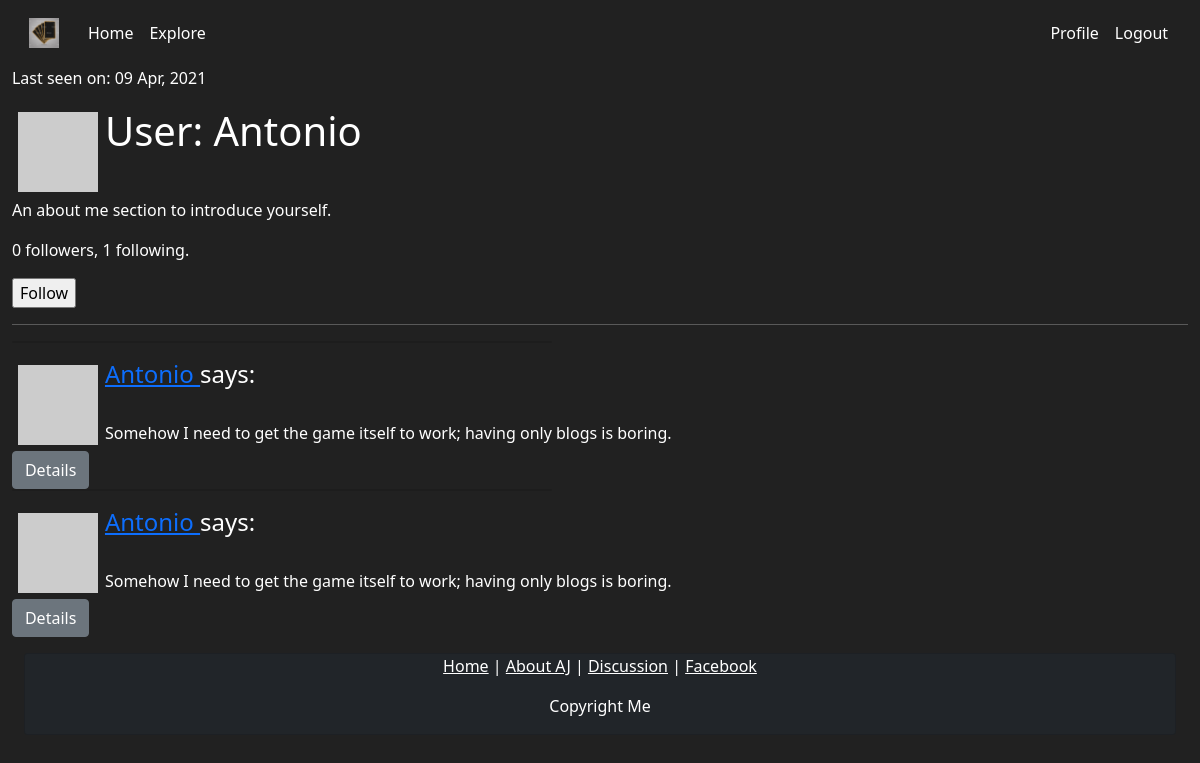
Page /user/Antonio (signed in) on the committed database.
### app/models.py (models this page shows, shortened)
class User(UserMixin, db.Model):
    id = db.Column(db.Integer, primary_key=True)
    username = db.Column(db.String(64), index=True, unique=True)
    email = db.Column(db.String(120), index=True, unique=True)
    password_hash = db.Column(db.String(128))
    posts = db.relationship('Post', backref='author', lazy='dynamic')
    about_me = db.Column(db.String(140))
    last_seen = db.Column(db.DateTime, default=datetime.utcnow)
    def avatar(self, size):
        digest = md5(self.email.lower().encode('utf-8')).hexdigest()
        return 'https://www.gravatar.com/avatar/{}?d=identicon&s={}'.format(
            digest, size)
    followed = db.relationship(
        'User', secondary=followers,
        primaryjoin=(followers.c.follower_id == id),
        secondaryjoin=(followers.c.followed_id == id),
        backref=db.backref('followers', lazy='dynamic'), lazy='dynamic')
    def is_following(self, user):
        return self.followed.filter(
            followers.c.followed_id == user.id).count() > 0

class Post(db.Model):
    id = db.Column(db.Integer, primary_key=True)
    body = db.Column(db.String(140))
    timestamp = db.Column(db.DateTime, index=True, default=datetime.utcnow)
    user_id = db.Column(db.Integer, db.ForeignKey('user.id'))

### app/routes.py (the view)
@app.route('/user/<username>')
@login_required
def user(username):
    user = User.query.filter_by(username=username).first_or_404()
    page = request.args.get('page', 1, type=int)
    posts = user.posts.order_by(Post.timestamp.desc()).paginate(
        page, app.config['POSTS_PER_PAGE'], False)
    next_url = url_for('user', username=user.username, page=posts.next_num) \
        if posts.has_next else None
    prev_url = url_for('user', username=user.username, page=posts.prev_num) \
        if posts.has_prev else None
    form = EmptyForm()
    return render_template('user.html', user=user, posts=posts.items,
                           next_url=next_url, prev_url=prev_url, form=form)

### app/forms.py
class EmptyForm(FlaskForm):
    submit = SubmitField('Submit')

### app/models.py (called while the page is built)
@login.user_loader
def load_user(id):
    return User.query.get(int(id))

### app/routes.py (called while the page is built)
@app.before_request
def before_request():
    if current_user.is_authenticated:
        current_user.last_seen = datetime.utcnow()
        db.session.commit()

### app/templates/user.html (shortened to what this page needs)
{% extends "base.html" %}
{% block content %}
<table>
    <tr valign="top">
        <td><img src="{{ user.avatar(110) }}"></td>
        <td><h1>User: {{ user.username }}</h1></td>
        {% if user.last_seen %}<p>Last seen on: {{ user.last_seen.strftime("%d %b, %Y") }}</p>{% endif %}
    </tr>
</table>
{% if user.about_me %}<p>{{ user.about_me }}</p>{% endif %}
<p>{{ user.followers.count() }} followers, {{ user.followed.count() }} following.</p>
{% if user == current_user %}
    <p><a href="{{ url_for('edit_profile') }}">Edit your profile</a></p>
{% elif not current_user.is_following(user) %}
    <p>
        <form action="{{ url_for('follow', username=user.username) }}" method="post">
            {{ form.submit(value='Follow') }}
        </form>
    </p>
{% endif %}
    <hr>
    {% for post in posts %}
        {% include '_post.html' %}
    {% endfor %}
{% endblock %}

### app/templates/_post.html
<table>
    <tr valign="top">
        <div class="card mb-3" style="max-width:540px">
        <div class="row g-0">
        <td>
            <div class="col-md-4">
                <img src="{{ post.author.avatar(75) }}">
            </div>
        </td>
        <td>
            <h4 class='card-title'><a href="{{ url_for('user', username=post.author.username) }}">
                {{ post.author.username }}
            </a>
            says:</h4><br>{{ post.body }}
        </td>
    </div>
</div>
</tr>
</table>
<a href='{{ url_for("post_detail", post_id=post_id) }}'><button class='btn btn-secondary'>Details</button></a>

### app/static/style.css (style rules this page uses)
body, html { margin-left:0.5%; margin-right:0.5%; }
img { float: left; margin: 5px }
.card { background: #212121 }

### app/templates/base.html (style rules this page uses)
body { background-color: #212121; color: white }

### rows in the picture
User: username "Antonio", last_seen "09 Apr, 2021", about_me "An about me section to introduce yourself."
Post: author.username "Antonio", body "Somehow I need to get the game itself to work; having only blogs is boring."
Post: author.username "Antonio", body "Somehow I need to get the game itself to work; having only blogs is boring."

### other values in the picture
{{ user.followers.count() }} "0"
{{ user.followed.count() }} "1"
